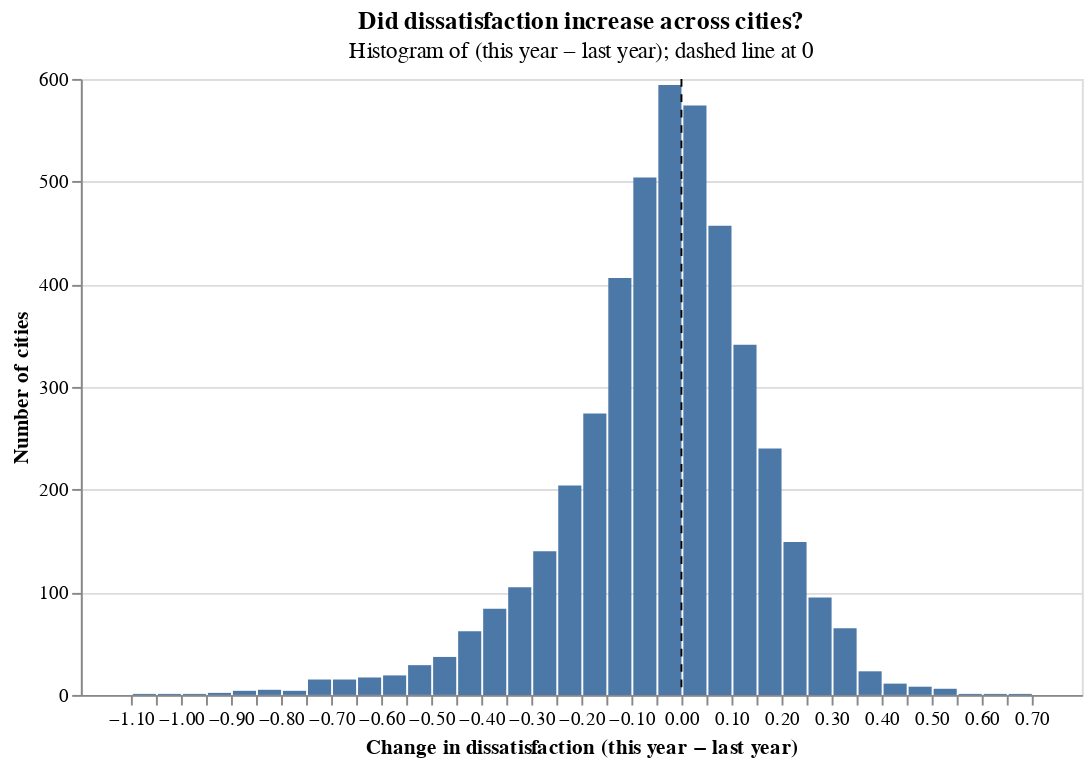

The cell this chart's notebook holds for it:
### Markdown cell above
<div class="alert alert-info" style="color:black">

### Question 1.3
rubric={viz:2}

<h4>Python</h4>
<p>Improve my Altair plot. Chose the best type of plot to accurately reveal what the data looks like. Design the plot to be an effective plot for communication purposes, this includes proper figure size, axis/figure titles, font sizes, colors, etc.</p>
    
</div>

### Code cell
# Improved visualization: distribution of change (this year - last year)

job = _read_csv_local("cities-job-satisfaction.csv")
xcol = _find_col(job, ["last_year", "lastyear", "last"])
ycol = _find_col(job, ["this_year", "thisyear", "this"])
job = job.rename(columns={xcol: "last_year", ycol: "this_year"}).copy()

job["change"] = job["this_year"] - job["last_year"]

hist = alt.Chart(job).mark_bar().encode(
    x=alt.X(
        "change:Q",
        bin=alt.Bin(maxbins=40),
        title="Change in dissatisfaction (this year − last year)",
    ),
    y=alt.Y("count():Q", title="Number of cities"),
    tooltip=[
        alt.Tooltip("count():Q", title="Cities in bin"),
        alt.Tooltip("change:Q", bin=alt.Bin(maxbins=40), title="Change bin"),
    ],
).properties(width=520, height=320)

zero = alt.Chart(pd.DataFrame({"change": [0]})).mark_rule(strokeDash=[4, 4]).encode(
    x="change:Q"
)

(hist + zero).properties(
    title=alt.TitleParams(
        "Did dissatisfaction increase across cities?",
        subtitle="Histogram of (this year − last year); dashed line at 0",
    )
)

### Figure 1 — Vega-Lite specification as saved in the notebook (floating-point values rounded to 4 significant figures; data arrays with more than 128 entries replaced by an {"elided": "..."} marker saying what was removed)
{"$schema": "https://vega.github.io/schema/vega-lite/v5.8.0.json", "config": {"view": {"continuousHeight": 300, "continuousWidth": 300}}, "datasets": {"data-b4faf69aa100c72948c962a7a395d8b3": {"elided": "4495 records"}, "data-ec0721f149e5c754d0380af8dabf0bdb": [{"change": 0}]}, "height": 320, "layer": [{"data": {"name": "data-b4faf69aa100c72948c962a7a395d8b3"}, "encoding": {"tooltip": [{"aggregate": "count", "title": "Cities in bin", "type": "quantitative"}, {"bin": {"maxbins": 40}, "field": "change", "title": "Change bin", "type": "quantitative"}], "x": {"bin": {"maxbins": 40}, "field": "change", "title": "Change in dissatisfaction (this year − last year)", "type": "quantitative"}, "y": {"aggregate": "count", "title": "Number of cities", "type": "quantitative"}}, "mark": {"type": "bar"}}, {"data": {"name": "data-ec0721f149e5c754d0380af8dabf0bdb"}, "encoding": {"x": {"field": "change", "type": "quantitative"}}, "mark": {"strokeDash": [4, 4], "type": "rule"}}], "title": {"subtitle": "Histogram of (this year − last year); dashed line at 0", "text": "Did dissatisfaction increase across cities?"}, "width": 520}
